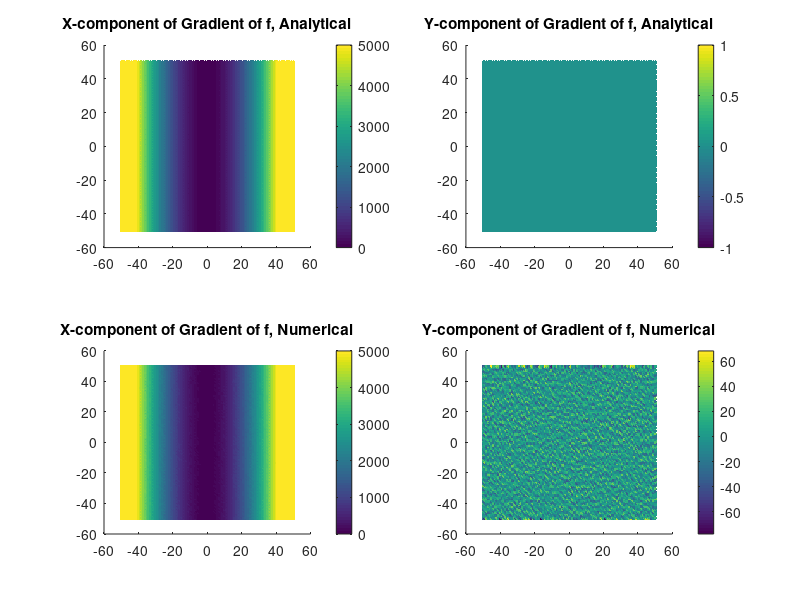
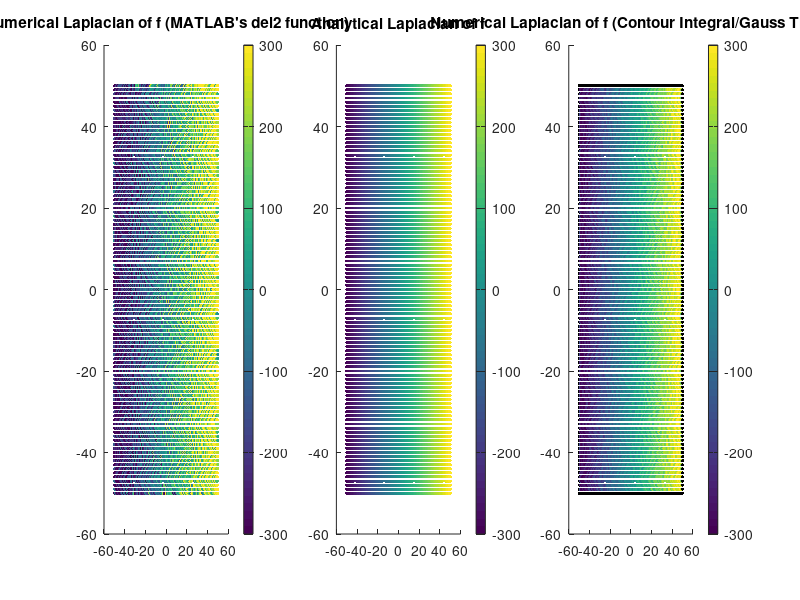
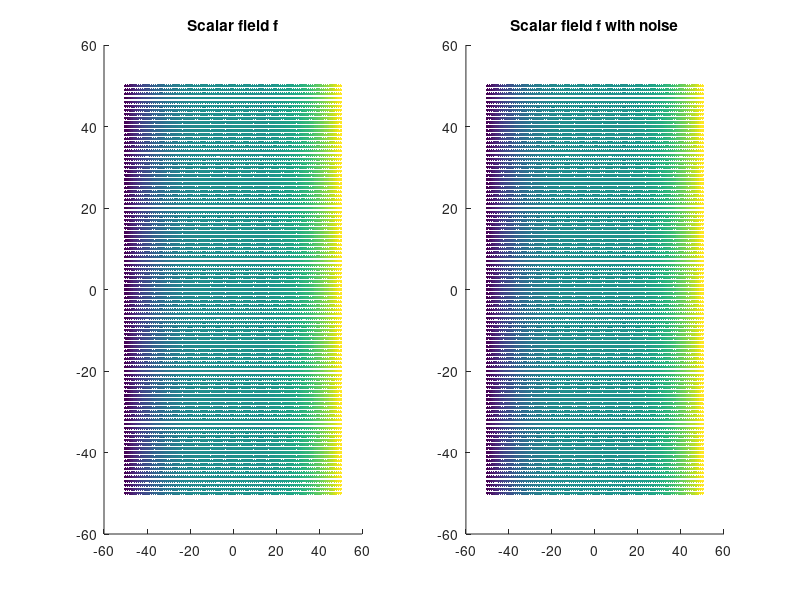

Write the MATLAB code that produced these figures, in order.
% Explore an analytic field 
% Consider f = x^3;
% Then nabla f = 3x^2 (i) + 0 (j);
% Then lap(f) = 6x;
close all
X = [-50:1:50];
x_spacing = X(2)-X(1);
Y = [-50:1:50];
y_spacing = Y(2)-Y(1);
[XX,YY] = meshgrid(X,Y);
XXforloop = XX(:);
YYforloop = YY(:);
forig =  XX.^3;
f = forig+80*rand(size(forig));

figure(100)
subplot(1,2,1)
scatter(XXforloop,YYforloop,5,forig(:),'filled')
title('Scalar field f')
subplot(1,2,2)
scatter(XXforloop,YYforloop,5,f(:),'filled')
title('Scalar field f with noise')

%%% Gradient

% Analytic
[FX_Analytic] = 3.*XX.^2;
[FY_Analytic] = zeros(size(XX));

% Numerical
[FX_Numerical,FY_Numerical] = gradient(f);

%%% Laplacian
Lap_Numerical = 4.*del2(f);
Lap_Analytical = 6.*XX;

%%%%%%%%%%%%%%%%%%%%%%%%%%%%%%%%%%%%%%%%%%%%%%%%%%%%%%%%%%%%%%%%%%%
% Plotting
%%%%%%%%%%%%%%%%%%%%%%%%%%%%%%%%%%%%%%%%%%%%%%%%%%%%%%%%%%%%%%%%%%%

figure(1)
subplot(2,2,1)
scatter(XX(:),YY(:),5,FX_Analytic(:),'filled')
title('X-component of Gradient of f, Analytical')
colorbar
caxis([0 0.5*10^4])

subplot(2,2,2)
scatter(XX(:),YY(:),5,FY_Analytic(:),'filled')
title('Y-component of Gradient of f, Analytical')
colorbar

subplot(2,2,3)
scatter(XX(:),YY(:),5,FX_Numerical(:),'filled')
title('X-component of Gradient of f, Numerical')
colorbar
caxis([0 0.5*10^4])

subplot(2,2,4)
scatter(XX(:),YY(:),5,FY_Numerical(:),'filled')
title('Y-component of Gradient of f, Numerical')
colorbar




%%%%% Get laplacian via 2D divergence theorem
len=length(XXforloop)
% loop over every point of interest. Let's assume a regularly spaced grid. 
output = NaN*zeros(size(XXforloop));
for ijk = 1:len
    100*ijk/len
currX = XXforloop(ijk);
currY = YYforloop(ijk);

% we want to query the (gradient) vector field at the 4 points
% east,south,west,north of the central point.

East_X = currX+x_spacing;
East_Y = currY;

South_X = currX;
South_Y = currY-y_spacing;

West_X = currX-x_spacing;
West_Y = currY;

North_X = currX;
North_Y = currY+y_spacing;

Edx = find(XXforloop == East_X & YYforloop == East_Y);
Sdx = find(XXforloop == South_X & YYforloop == South_Y);
Wdx = find(XXforloop == West_X & YYforloop == West_Y);
Ndx = find(XXforloop == North_X & YYforloop == North_Y);


if isempty(Edx) || isempty(Sdx) || isempty(Wdx) || isempty(Ndx)
% then there aren't surrounding points and the contour integral is
% undefined.

% do nothing. 
output(ijk) = NaN;

else
% North: Only multiply by the positivit y-component of the field. 
N_int = FY_Numerical(Ndx);
% East: Only multiply by the positive x-component of the field. 
E_int = FX_Numerical(Edx);
% South: Only multiply by the negative y-component of the field. 
S_int = -1*FY_Numerical(Sdx);
% West: Only multiply by the negative x-component of the field. 
W_int = -1*FX_Numerical(Wdx);
PathInt = N_int + E_int + S_int + W_int;
output(ijk) = PathInt/2;
end

end




%%%%
figure(2)
subplot(1,3,1)
scatter(XX(:),YY(:),5,Lap_Numerical(:),'filled')
colorbar
title('Numerical Laplacian of f (MATLAB''s del2 function)')
caxis([-300 300])

subplot(1,3,2)
scatter(XX(:),YY(:),5,Lap_Analytical(:),'filled')
colorbar
title('Analytical Laplacian of f')
caxis([-300 300])

subplot(1,3,3)
scatter(XX(:),YY(:),5,output(:),'filled')
colorbar
title('Numerical Laplacian of f (Contour Integral/Gauss Thm.)')
caxis([-300 300])